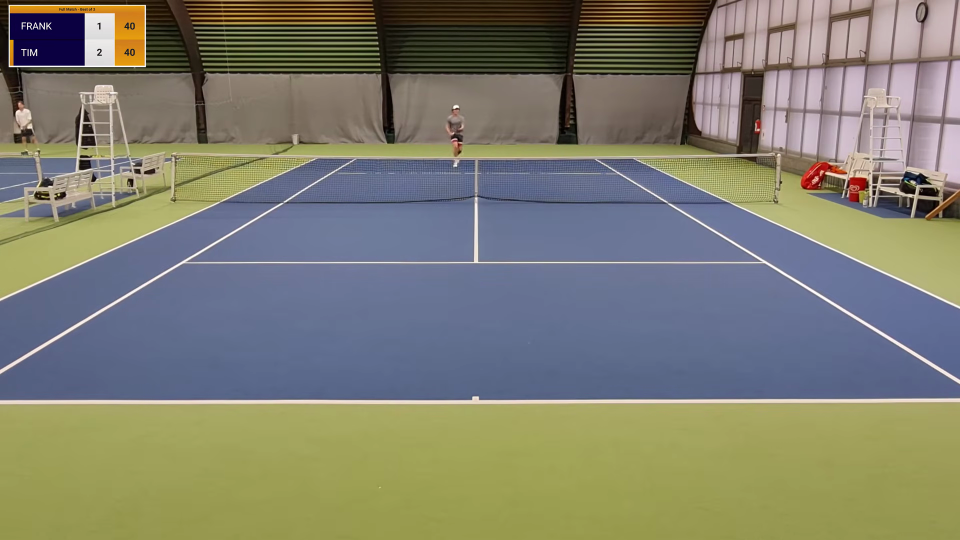
#> input picture android/app/src/test/resources/court_frame.png, 1920 x 1080 px (shown at 1/2 size); its folder holds only this picture in this run
$ python -i app.py   (imports and definitions only)
#> lines starting #> are read from the running program, lines starting #| are printed output that depends on the picture
### pipeline/court.py
"""Court model + line-snapping calibration for a fixed camera.

Workflow (identical in the Android setup screen):
1. The user roughly places four reference points (or an automatic proposal does).
2. An initial homography projects every court line into the image.
3. Each projected line is snapped to nearby white-paint pixels (robust line fit).
4. Refined line pairs are intersected (even outside the frame) and a least-squares
   homography is re-estimated. Steps 2-4 repeat a few times.

Court coordinates: metres, origin far-left doubles corner as seen by the camera,
x across (0..10.97), y far->near (0..23.77). The camera is assumed to be behind
the near baseline; `side` near/far is relative to that.
"""
from __future__ import annotations

import cv2
import numpy as np

WIDTH, LENGTH, SINGLES = 10.97, 23.77, 8.23
SL = (WIDTH - SINGLES) / 2          # singles sideline offset 1.37
NET_Y = LENGTH / 2
SERVICE = 6.40
FAR_SERVICE_Y, NEAR_SERVICE_Y = NET_Y - SERVICE, NET_Y + SERVICE
CX = WIDTH / 2

# name -> (p1, p2) in court metres
LINES = {
    "far_baseline": ((0, 0), (WIDTH, 0)),
    "near_baseline": ((0, LENGTH), (WIDTH, LENGTH)),
    "left_doubles": ((0, 0), (0, LENGTH)),
    "right_doubles": ((WIDTH, 0), (WIDTH, LENGTH)),
    "left_singles": ((SL, 0), (SL, LENGTH)),
    "right_singles": ((WIDTH - SL, 0), (WIDTH - SL, LENGTH)),
    "far_service": ((SL, FAR_SERVICE_Y), (WIDTH - SL, FAR_SERVICE_Y)),
    "near_service": ((SL, NEAR_SERVICE_Y), (WIDTH - SL, NEAR_SERVICE_Y)),
    "centre_service": ((CX, FAR_SERVICE_Y), (CX, NEAR_SERVICE_Y)),
}
# Keypoints used for homography (intersections of named lines)
KEYPOINTS = {
    "far_left_doubles": ("far_baseline", "left_doubles"),
    "far_left_singles": ("far_baseline", "left_singles"),
    "far_right_singles": ("far_baseline", "right_singles"),
    "far_right_doubles": ("far_baseline", "right_doubles"),
    "near_left_doubles": ("near_baseline", "left_doubles"),
    "near_left_singles": ("near_baseline", "left_singles"),
    "near_right_singles": ("near_baseline", "right_singles"),
    "near_right_doubles": ("near_baseline", "right_doubles"),
    "far_service_left": ("far_service", "left_singles"),
    "far_service_right": ("far_service", "right_singles"),
    "far_service_centre": ("far_service", "centre_service"),
    "near_service_left": ("near_service", "left_singles"),
    "near_service_right": ("near_service", "right_singles"),
    "near_service_centre": ("near_service", "centre_service"),
}


def _intersect_model(a, b):
    (x1, y1), (x2, y2) = LINES[a]
    (x3, y3), (x4, y4) = LINES[b]
    if x1 == x2:
        return (x1, y3)
    return (x3, y1)


MODEL_KP = {k: _intersect_model(*v) for k, v in KEYPOINTS.items()}


class Lens:
    """One-parameter radial lens distortion about the image centre (wide-angle phone lenses bend straight
    court lines): p_d = c + (p_u - c) * (1 + k1 * (|p_u - c| / R)^2), R = half the image diagonal.
    k1 < 0 is barrel distortion (0.5x ultra-wide lenses)."""

    # [23 lines left out: functions __init__, distort, undistort, undistort_image, not called in this run]


class Mapping:
    """Court metres <-> image pixels for one calibration, including lens distortion.
    direction 'image': court -> image;  'court': image -> court."""

    # [12 lines left out: functions __init__, apply, not called in this run]


def image_from_court(cal):
    return Mapping(cal, "image")


def court_from_image(cal):
    return Mapping(cal, "court")


def _persp(H, pts):
    pts = np.asarray(pts, np.float64).reshape(-1, 1, 2)
    return cv2.perspectiveTransform(pts, np.asarray(H, np.float64)).reshape(-1, 2)


# [190 lines left out: functions project, white_mask, snap_line, _line_intersect, line_support, _calibrate_straight and 3 more, not called in this run]


def to_court(H_court_from_image, pt):
    return project(H_court_from_image, [pt])[0]

### server/app.py
"""Long Tennis analysis server (API v1, see docs/API.md).

Run:  .venv/bin/python -m uvicorn server.app:app --host 0.0.0.0 --port 8770
Config: server/config.json {"token": "...", "storage": "server/storage", "device": "mps|cuda|cpu", "poseThreads": 4}
One background worker thread processes queued sessions one at a time (each analysis runs in a
child process via pipeline/run.py so a crash never takes the API down).
"""
from __future__ import annotations

import json
import os
import queue
import shutil
import subprocess
import sys
import threading
import time
import uuid
from datetime import datetime, timezone
from pathlib import Path

import cv2
import numpy as np
from fastapi import Depends, FastAPI, Header, HTTPException, Request
from fastapi.responses import FileResponse, HTMLResponse, JSONResponse, Response

ROOT = Path(__file__).resolve().parents[1]
sys.path.insert(0, str(ROOT))
from pipeline import court  # noqa: E402

VERSION = "1.0.0"
CONFIG = {"token": "dev-token", "storage": str(ROOT / "server/storage"), "device": None, "poseThreads": 4}
_cfg = ROOT / "server/config.json"
# [2 lines not run here, left out]
CONFIG["token"] = os.environ.get("LT_TOKEN", CONFIG["token"])
STORE = Path(os.environ.get("LT_STORAGE", CONFIG["storage"]))
# [3 lines not run here, left out]
jobs: "queue.Queue[str]" = queue.Queue()
lock = threading.Lock()


# ---------------------------------------------------------------------------- helpers
# [3 lines that did not run here, left out]


# [54 lines left out: functions sdir, load, save, video_info, background, not called in this run]


def camera_motion(frames, limit_px=8.0):
    """How far the camera moved during the recording: image shift of each sampled frame against the first
    (phase correlation on edge images of the lower 2/3, where the court is; players are small against it).
    The court is calibrated once, so a moved camera shifts every court position after the move."""
    def edges(f):
        g = cv2.cvtColor(cv2.resize(f, (640, 360)), cv2.COLOR_BGR2GRAY)[120:]
        e = cv2.Canny(g, 60, 160).astype(np.float32)
        return cv2.GaussianBlur(e, (5, 5), 0) * np.outer(np.hanning(e.shape[0]), np.hanning(e.shape[1])).astype(np.float32)
    if len(frames) < 2:
        return {"maxShiftPx": 0.0, "moved": False}
    ref = edges(frames[0]); sc = frames[0].shape[1] / 640.0
    shifts = []
    for f in frames[1:]:
        (dx, dy), _ = cv2.phaseCorrelate(ref, edges(f))
        shifts.append(float(np.hypot(dx, dy) * sc))
    # a single odd sample is a player in front of the lens or an edit cut; a moved camera stays moved:
    # require the shift in at least 3 samples (and 10% of them), and report the typical moved shift
    over = [v for v in shifts if v > limit_px]
    moved = len(over) >= max(3, int(0.1 * len(shifts)))
    mx = float(np.median(over)) if moved else float(np.median(shifts))
    first = next((i + 1 for i, v in enumerate(shifts) if v > limit_px), None) if moved else None
    return {"maxShiftPx": round(mx, 1), "moved": bool(moved),
            "firstMovedAtFraction": None if first is None else round(first / (len(frames) - 1), 2),
            "shiftsPx": [round(v, 1) for v in shifts]}


EDITABLE = ("nameA", "nameB", "seedASide", "handedA", "handedB", "quality")


# ---------------------------------------------------------------------------- endpoints
# [4 lines that did not run here, left out]


# [11 lines that did not run here, left out]


# [7 lines that did not run here, left out]


# [3 lines that did not run here, left out]


# [6 lines that did not run here, left out]


# [4 lines that did not run here, left out]


# [7 lines that did not run here, left out]


# [14 lines not run here, left out]


# [13 lines that did not run here, left out]


# [16 lines that did not run here, left out]


# [37 lines that did not run here, left out]


# [14 lines that did not run here, left out]


def compact_report(r: dict) -> dict:
    """What the app needs: players, shots, events (drop per-frame arrays)."""
    return {k: v for k, v in r.items() if k not in ("perFrameIdentity", "ballPath")}


STROKES = ("serve", "forehand", "backhand", "volley", "overhead", "unknown")


# [36 lines left out: functions apply_corrections, load_report, not called in this run]


# [3 lines that did not run here, left out]


# [4 lines that did not run here, left out]


# [14 lines that did not run here, left out]


# [3 lines that did not run here, left out]


# ---------------------------------------------------------------------------- downloads (LAN demo)
DIST = ROOT / "dist"


# [16 lines that did not run here, left out]


# [7 lines that did not run here, left out]


# ---------------------------------------------------------------------------- worker
def worker():
    while True:
        sid = jobs.get()
        try:
            meta = load(sid)
        except HTTPException:
            continue
        meta["status"] = "processing"; save(meta)
        d = STORE / "sessions" / sid
        cmd = [sys.executable, str(ROOT / "pipeline/run.py"), str(d), "--pose-threads", str(CONFIG.get("poseThreads", 4))]
        if CONFIG.get("device"):
            cmd += ["--device", CONFIG["device"]]
        if CONFIG.get("ballModel"):
            cmd += ["--student", CONFIG["ballModel"]]
        with open(d / "run.log", "a") as log:
            code = subprocess.call(cmd, stdout=log, stderr=subprocess.STDOUT, cwd=str(ROOT))
        meta = load(sid)
        if code == 0 and (d / "report.json").exists():
            meta.update(status="done", progress={"stage": "done", "fraction": 1.0, "etaSeconds": 0})
        else:
            tail = (d / "run.log").read_text()[-600:] if (d / "run.log").exists() else ""
            meta.update(status="failed", error=f"analysis failed (exit {code}): {tail.strip().splitlines()[-1] if tail.strip() else ''}")
        save(meta)


# [11 lines that did not run here, left out]

>>> import cv2
>>> picture = cv2.imread('../android/app/src/test/resources/court_frame.png', cv2.IMREAD_GRAYSCALE)
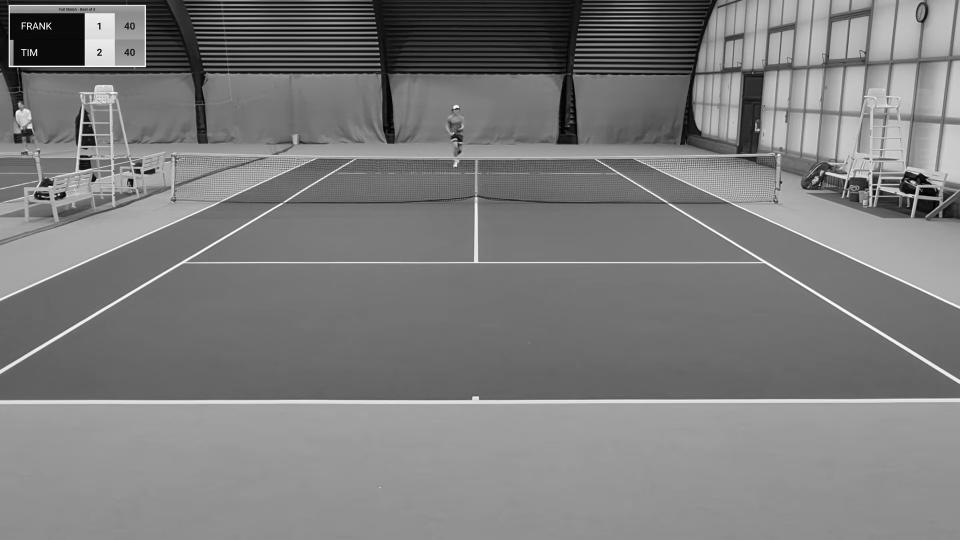
#> picture: shape (1080, 1920) (shown at 1/2 size); min 0, max 255, mean 124.6
>>> result = camera_motion(picture)
#> (the run stopped early here; a loop or call above may not have finished)
